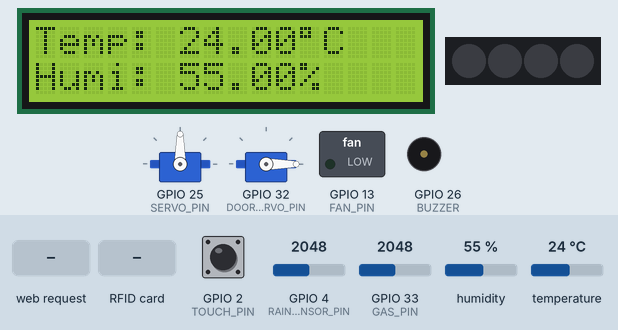
A sketch run on a simulated ESP32. Shown: 16×2 character LCD, 4 RGB LEDs in strip order, left to right, 2 × servo, switched loads named in the sketch (green lamp = pin HIGH), buzzer (waves = sounding). Inputs (shaded band) come from the test bench; at power-on: temperature 24 °C, GPIO 33 (GAS_PIN) = 2048, GPIO 2 (TOUCH_PIN) LOW, GPIO 4 (RAIN_SENSOR_PIN) = 2048, humidity 55 %. WiFi joins after 1.5 s; servers stay silent unless stated; what the sketch prints to the serial monitor is not drawn.

Above: at 2.8 s.
2.9 s: HTTP request GET /fan/on received
At 3.1 s:
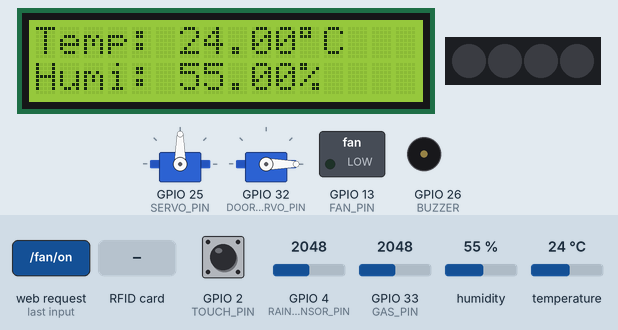
8.9 s: RFID card F3 0D DA FD held to the reader
At 9.8 s:
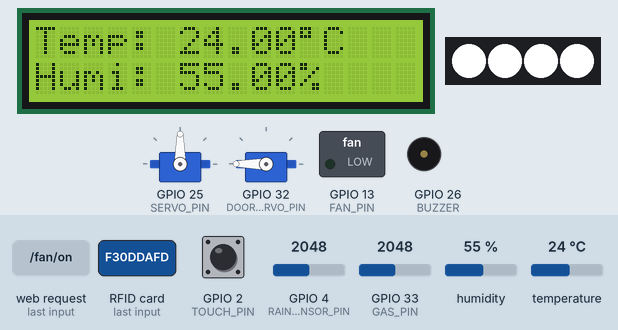
14.9 s: RFID card 5E 7A 19 C4 held to the reader
20.9 s: temperature set to 0 °C
At 23.0 s:
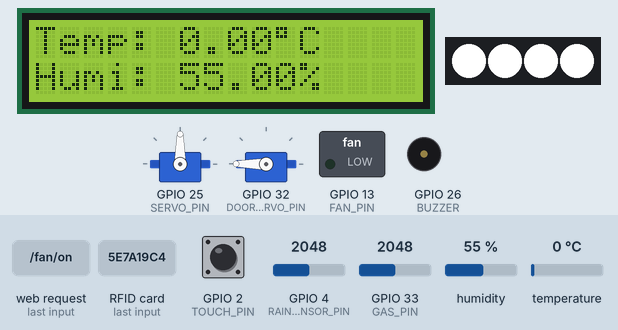
26.9 s: GPIO 33 (GAS_PIN) set to 2975
28.4 s: GPIO 33 (GAS_PIN) set to 3027
At 29.5 s:
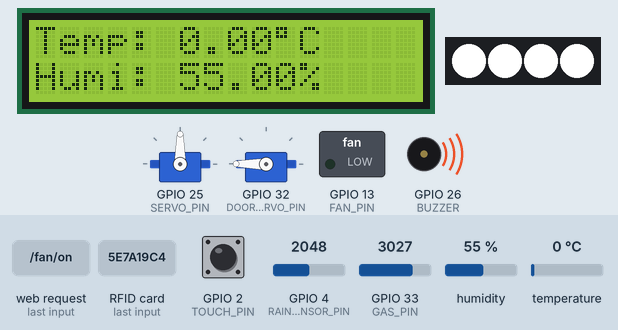
Timing chart, 0 to 31.4 s (numbered marks = the images above; inputs shaded):
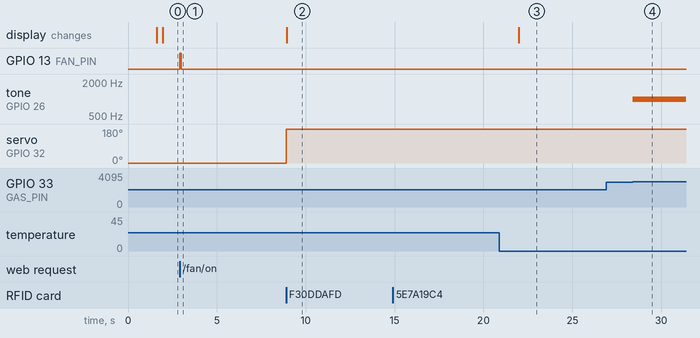

The sketch:

smart_home_2.ino
```cpp
#include <DHT.h>
#include <SPI.h>
#include <WiFi.h>
#include <MFRC522.h>
#include <LiquidCrystal_I2C.h>
#include <Adafruit_NeoPixel.h>
#include <ESP32Servo.h>  // Servo libraries for ESP32

#define DHT_SENSOR_PIN 15  // ESP32 pin GPIO23 connected to DHT11 sensor
#define DHT_SENSOR_TYPE DHT11
#define NUMPIXELS 4        // Number of 2812 lamps
#define RGB_PIN 14         // 2812 pin definition 13
#define TOUCH_PIN 2        // Key pin definition 12   מגע
#define RAIN_SENSOR_PIN 4  // The ESP32 pin GPIO25 connected to the sound sensor
#define SERVO_PIN 25       // The ESP32 pin GPIO26 connected to the relay
#define SS_PIN 5
#define RST_PIN 27
#define DOOR_SERVO_PIN 32
#define BUZZER 26
#define GAS_PIN 33
#define FAN_PIN 13

LiquidCrystal_I2C lcd(0x27, 16, 2);  // I2C address 0x27 (from DIYables LCD), 16 column and 2 rows
DHT dht_sensor(DHT_SENSOR_PIN, DHT_SENSOR_TYPE);
Servo servo;                    // create servo object to control a servo
MFRC522 rfid(SS_PIN, RST_PIN);  // Create MFRC522 instance
Servo lockServo;

// Server on port 80
WiFiServer server(80);
String header;

unsigned long currentTime = millis();
unsigned long previousTime = 0;
const long timeoutTime = 2000;

// WiFi credentials
const char* ssid = "NAME";
const char* password = "PASSWORD";

int lockPos = 0;      // Locked position limit
int unlockPos = 180;  // Unlocked position limit
boolean locked = true;

byte allowedUIDs[][4] = {
  { 0xF3, 0x0D, 0xDA, 0xFD },
  { 0xD3, 0xC5, 0x8A, 0xFA }
};
const int allowedUIDsCount = sizeof(allowedUIDs) / sizeof(allowedUIDs[0]);

Adafruit_NeoPixel pixels(NUMPIXELS, RGB_PIN, NEO_GRB + NEO_KHZ800);  //Creating light objects

int count_R = 0;
int count_G = 0;
int count_B = 0;
int count_key = 0;
int Press = 0;
int rain_state;          // the current state of rain sensor
int sensorThres = 3000;  // Threshold value for the gas sensor
bool lightOn = false;
bool fanOn = false;
bool windowOpen = false;
int red = 255, green = 255, blue = 255;

void setup() {
  Serial.begin(115200);
  Serial.print("Connecting to ");
  Serial.println(ssid);
  WiFi.begin(ssid, password);
  while (WiFi.status() != WL_CONNECTED) {
    delay(500);
    Serial.print(".");
  }
  Serial.println("\nWiFi connected.");
  Serial.println("IP address: ");
  Serial.println(WiFi.localIP());
  server.begin();

  pinMode(BUZZER, OUTPUT);
  pinMode(GAS_PIN, INPUT);
  pinMode(FAN_PIN, OUTPUT);
  dht_sensor.begin();  // initialize the DHT sensor
  lcd.init();          // initialize the lcd
  lcd.backlight();     // open the backlight
  pinMode(TOUCH_PIN, INPUT);
  pixels.begin();  // Initialize 2812 library functions
  pixels.show();
  pinMode(RAIN_SENSOR_PIN, INPUT);  // set ESP32 pin to input mode
  servo.attach(SERVO_PIN);          // attaches the servo on pin 9 to the servo object
  // servo.write(0);
  SPI.begin();      // Start SPI communication with reader
  rfid.PCD_Init();  // Initialization
  lockServo.attach(DOOR_SERVO_PIN);
  lockServo.write(lockPos);  // Move servo into locked position
  Serial.begin(9600);
}

void loop() {
  web();
  RFID();
  gas();
  LCD();
  pixels.clear();  // Lighting function
  touch();         //Key function
  rain();          //Raindrop sensor
  temp();
}

void web() {
  WiFiClient client = server.available();  // Check if a new client has connected
  if (client) {                            // If a new client is available
    currentTime = millis();                // Get the current time
    previousTime = currentTime;            // Set previous time to current time
    Serial.println("New Client.");         // Print a message for a new client
    String currentLine = "";               // Create an empty string to hold the current line of the request

    // While the client is connected and the timeout hasn't been reached
    while (client.connected() && currentTime - previousTime <= timeoutTime) {
      currentTime = millis();  // Update the current time

      if (client.available()) {  // If there's data available to read from the client
        char c = client.read();  // Read a character from the client
        Serial.write(c);         // Write the character to the Serial monitor
        header += c;             // Append the character to the header string

        if (c == '\n') {  // If the character is a newline
          // If the current line is empty, this marks the end of the header
          if (currentLine.length() == 0) {
            // Send a standard HTTP response header
            client.println("HTTP/1.1 200 OK");
            client.println("Content-type:text/html");
            client.println("Connection: close");
            client.println();

            // Light control
            if (header.indexOf("GET /light/toggle") >= 0) {                          // Check if the request is to toggle the light
              lightOn = !lightOn;                                                    // Toggle the light state
              setRGBColor(lightOn ? 255 : 0, lightOn ? 255 : 0, lightOn ? 255 : 0);  // Set the RGB color to white or off
            }

            // Fan control
            if (header.indexOf("GET /fan/on") >= 0) {  // Check if the request is to turn the fan on
              fanOn = true;
              digitalWrite(FAN_PIN, HIGH);                     // Turn the fan on
            } else if (header.indexOf("GET /fan/off") >= 0) {  // Check if the request is to turn the fan off
              fanOn = false;
              digitalWrite(FAN_PIN, LOW);  // Turn the fan off
            }

            // Set RGB values
            if (header.indexOf("GET /setRGB") >= 0) {                          // Check if the request is to set RGB values
              int colorIndex = header.indexOf("color=") + 6;                   // Find the index of the color parameter
              String colorHex = header.substring(colorIndex, colorIndex + 6);  // Extract the hex color value
              red = strtol(colorHex.substring(0, 2).c_str(), NULL, 16);        // Convert the red value from hex to decimal
              green = strtol(colorHex.substring(2, 4).c_str(), NULL, 16);      // Convert the green value from hex to decimal
              blue = strtol(colorHex.substring(4, 6).c_str(), NULL, 16);       // Convert the blue value from hex to decimal
              setRGBColor(red, green, blue);                                   // Set the RGB color
            }

            // Display updated HTML web page
            client.println(generateHtmlPage());  // Send the updated HTML page to the client
            break;                               // Exit the loop
          } else {
            currentLine = "";  // Clear the current line
          }
        } else if (c != '\r') {  // If the character is not a carriage return
          currentLine += c;      // Append the character to the current line
        }
      }
    }
    header = "";                             // Clear the header variable
    client.stop();                           // Stop the client connection
    Serial.println("Client disconnected.");  // Print a message for client disconnection
    Serial.println("");
  }
}

void setRGBColor(int r, int g, int b) {
  for (int i = 0; i < NUMPIXELS; i++) {
    pixels.setPixelColor(i, pixels.Color(r, g, b));  // Set the color of each pixel
  }
  pixels.show();  // Update the pixels to display the new color
}

String generateHtmlPage() {
  String htmlPage = "<!DOCTYPE html><html>";                                                                                                                                                                                 // Start the HTML document
  htmlPage += "<head><meta name=\"viewport\" content=\"width=device-width, initial-scale=1\">";                                                                                                                              // Set the viewport meta tag
  htmlPage += "<link rel=\"icon\" href=\"data:,\">";                                                                                                                                                                         // Set the favicon
  htmlPage += "<style>html { font-family: Helvetica; display: inline-block; margin: 0px auto; text-align: center; background-color: #F2F2F2;}";                                                                              // Style for the HTML element
  htmlPage += ".container { width: 50%; margin: 40px auto; padding: 20px; background-color: #FFFFFF; border-radius: 15px; box-shadow: 0px 0px 15px rgba(0, 0, 0, 0.1); }";                                                   // Style for the container
  htmlPage += ".button { background-color: #D3D3D3; border: 1px solid #000000; color: #000000; padding: 16px 40px; text-decoration: none; font-size: 25px;width:200px; margin: 2px; cursor: pointer; border-radius: 5px;}";  // Style for the buttons
  htmlPage += ".button:active { background-color: #BBBBBB; }";                                                                                                                                                               // Style for active buttons
  htmlPage += ".color-picker { width: 150px; height: 50px; border: 1px solid #000000; background-color: #fff; cursor: pointer; }";                                                                                           // Style for the color picker
  htmlPage += "h1 { font-size: 4.5em; text-shadow: 2px 2px #959595; }";                                                                                                                                                      // Style for the header
  htmlPage += "</style></head>";
  htmlPage += "<body><div class=\"container\"><h1>SmartHome</h1>";

  // Light control button
  if (lightOn) {
    htmlPage += "<button class=\"button\" onclick=\"sendCommand('light/toggle')\">Light OFF</button><br>";
  } else {
    htmlPage += "<button class=\"button\" onclick=\"sendCommand('light/toggle')\">Light ON</button><br>";
  }

  // Fan control button
  if (fanOn) {
    htmlPage += "<button class=\"button\" onclick=\"sendCommand('fan/off')\">Fan OFF</button><br>";
  } else {
    htmlPage += "<button class=\"button\" onclick=\"sendCommand('fan/on')\">Fan ON</button><br>";
  }

  // Set RGB values buttons
  htmlPage += "<div>";
  htmlPage += "<h3>Set RGB Color</h3>";
  htmlPage += "<input type=\"color\" id=\"colorPicker\" value=\"#FFFFFF\" onchange=\"setRGB()\" class=\"color-picker\">";
  htmlPage += "</div></div>";

  htmlPage += "<script>";
  htmlPage += "function sendCommand(command) {";  // JavaScript function to send a command to the server
  htmlPage += "var xhr = new XMLHttpRequest();";
  htmlPage += "xhr.open('GET', '/' + command, true);";
  htmlPage += "xhr.send();";
  htmlPage += "xhr.onreadystatechange = function() {";
  htmlPage += "if (xhr.readyState == 4 && xhr.status == 200) {";
  htmlPage += "location.reload();";  // Reload the page to update button text
  htmlPage += "}};}";
  htmlPage += "function setRGB() {";                                                     // JavaScript function to set the RGB color
  htmlPage += "var color = document.getElementById('colorPicker').value.substring(1);";  // Get the color value from the color picker
  htmlPage += "var xhr = new XMLHttpRequest();";
  htmlPage += "xhr.open('GET', '/setRGB?color=' + color, true);";
  htmlPage += "xhr.send();";
  htmlPage += "}";
  htmlPage += "</script>";

  htmlPage += "</body></html>";

  return htmlPage;  // Return the HTML page as a string
}

void RFID() {
  // Check if a new card is present and read its serial number
  if (!rfid.PICC_IsNewCardPresent() || !rfid.PICC_ReadCardSerial())
    return;  // Exit if no new card or unable to read

  Serial.println("Card found");
  byte* uid = rfid.uid.uidByte;  // Pointer to the UID byte array

  // Check if the UID is allowed for access
  if (isAllowedUID(uid)) {
    Serial.println("Access Granted");

    // If the lock is closed, open it; otherwise, close it
    if (locked) {
      lockServo.write(unlockPos);
      locked = false;
      setRGBColor(255, 255, 255);  // Set RGB LED color to white
      lightOn = true;
    } else {
      lockServo.write(lockPos);
      locked = true;
    }
  } else {
    Serial.println("Access Denied");
  }

  rfid.PICC_HaltA();       // Halt PICC
  rfid.PCD_StopCrypto1();  // Stop encryption on PCD
}

bool isAllowedUID(byte* uid) {
  // Check if the given UID is in the allowedUIDs array
  for (int i = 0; i < allowedUIDsCount; i++) {
    if (memcmp(uid, allowedUIDs[i], 4) == 0) {
      return true;
    }
  }
  return false;
}

void gas() {
  int analogSensor = analogRead(GAS_PIN);  // Read the value from the gas sensor

  // Activate buzzer if sensor value exceeds threshold; otherwise, deactivate it
  if (analogSensor > sensorThres) {
    tone(BUZZER, 1000);
  } else {
    noTone(BUZZER);
  }
}

void RGB() {
  switch (count_key)  // Number of key presses
  {
    case 1:  // Turn on white light
      count_R++;
      if (count_R >= 255) count_R = 255;
      count_G = 0;
      count_B = 0;
      setRGBColor(count_R, count_R, count_R);
      lightOn = true;
      break;
    case 2:  // Turn on red light
      count_G++;
      if (count_G >= 255) count_G = 255;
      count_R = 0;
      count_B = 0;
      setRGBColor(count_G, 0, 0);
      lightOn = true;
      break;
    case 3:  // Turn on green light
      count_B++;
      if (count_B >= 255) count_B = 255;
      count_R = 0;
      count_G = 0;
      setRGBColor(0, count_B, 0);
      lightOn = true;
      break;
    case 4:  // Turn off all lights
      setRGBColor(0, 0, 0);
      lightOn = false;
      break;
    default: break;
  }
}

void touch()  // Key press function
{
  int i = digitalRead(TOUCH_PIN);  // Read digital state from touch pin
  if (i) {
    delay(20);
    if (i) Press = 1;  // Indicate a key press
  }

  i = digitalRead(TOUCH_PIN);
  if ((i == 0) && (Press == 1))  // Detect key release
  {
    Press = 0;
    count_key++;
    if (count_key == 5) count_key = 1;
    RGB();  // Change RGB color based on key press
  }
}

void rain() {
  rain_state = analogRead(RAIN_SENSOR_PIN);  // Read rain sensor state

  if (rain_state < 3500 && windowOpen) {  // Check if rain is detected and window is open
    Serial.println("Rain detected!");
    servo.write(0);  // Close window
    // windowOpen = false;
  }
}

void temp() {
  float tempC = dht_sensor.readTemperature();  // Read temperature sensor
  Serial.println(tempC);

  // Activate fan if temperature exceeds 27°C; otherwise, deactivate it
  if (tempC >= 27) {
    digitalWrite(FAN_PIN, HIGH);
  } else {
    digitalWrite(FAN_PIN, LOW);
    fanOn = false;
  }
}

void LCD() {
  float humi = dht_sensor.readHumidity();      // Read humidity sensor
  float tempC = dht_sensor.readTemperature();  // Read temperature sensor

  lcd.clear();  // Clear LCD display

  // Check if sensor readings are valid
  if (isnan(tempC) || isnan(humi)) {
    lcd.setCursor(0, 0);
    lcd.print("Failed");
  } else {
    lcd.setCursor(0, 0);
    lcd.print("Temp: ");
    lcd.print(tempC);
    lcd.print((char)223);  // Print degree symbol
    lcd.print("C");

    lcd.setCursor(0, 1);
    lcd.print("Humi: ");
    lcd.print(humi);
    lcd.print("%");
  }
}
```

Measured:
- the behaviour switches between 3000 and 3001 on GPIO 33 (GAS_PIN) (found by bisection; images 3 and 4)
- after the input at 2.9 s, GPIO 13 (FAN_PIN): LOW → HIGH at once, → LOW 0.07 s later
- after the input at 8.9 s, servo on GPIO 32 (DOOR_SERVO_PIN): 0° → 180° at once
- after the input at 14.9 s, every drawn part: stays the same
- after the input at 20.9 s, the display: changes after 1.1 s (image 3)
- after the input at 26.9 s, every drawn part: stays the same
- after the input at 28.4 s, tone on GPIO 26 (BUZZER): silent → 1000 Hz at once
